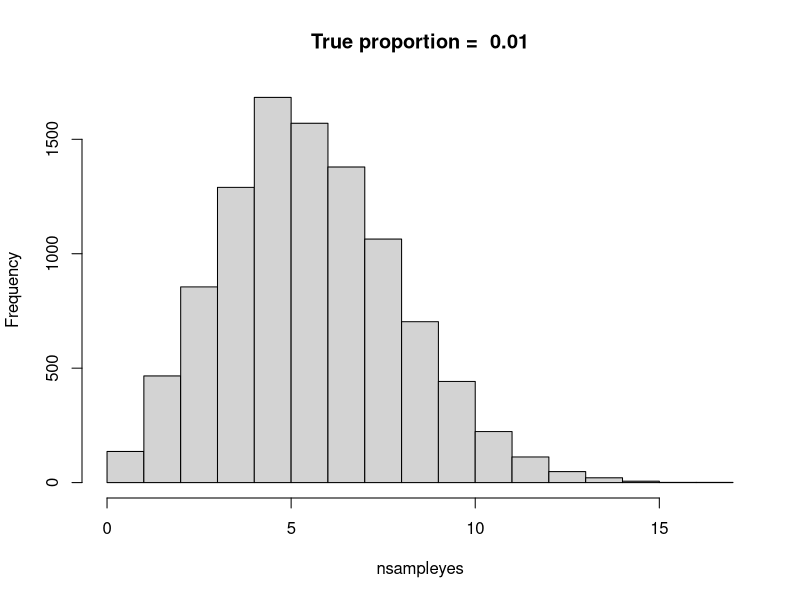
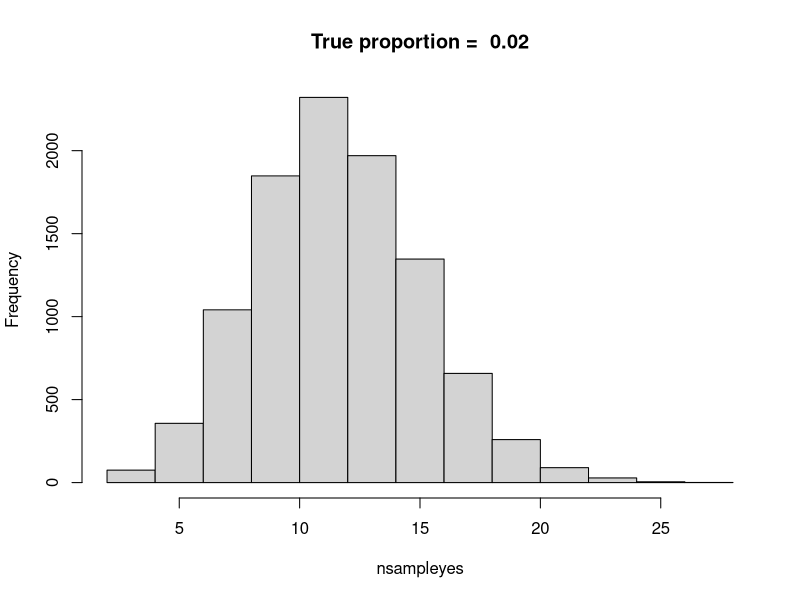
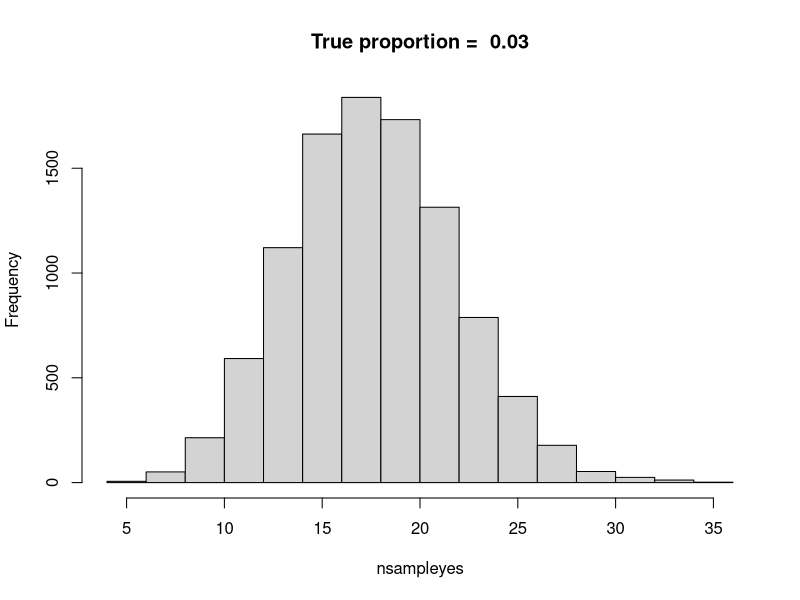
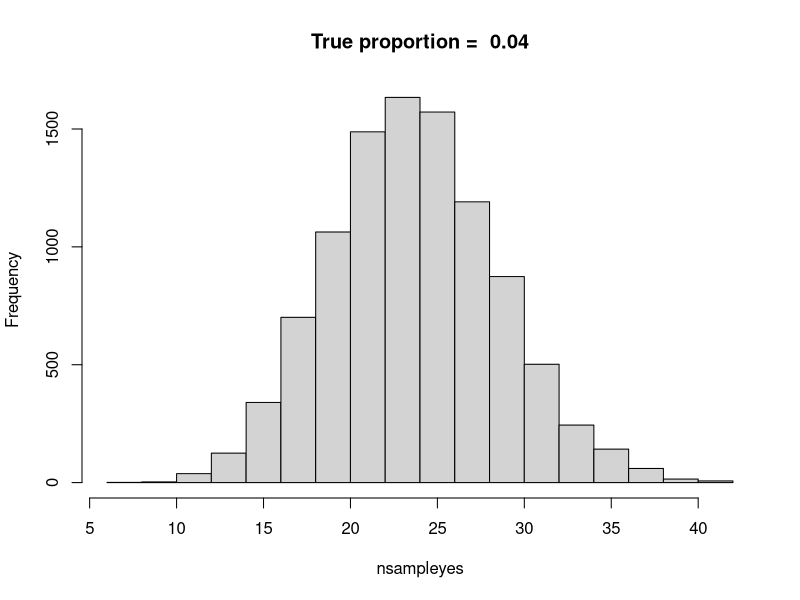
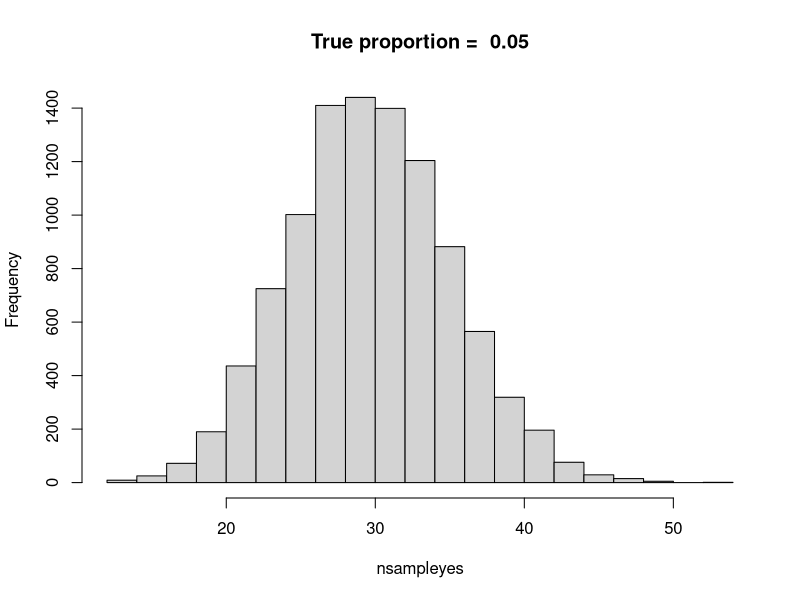
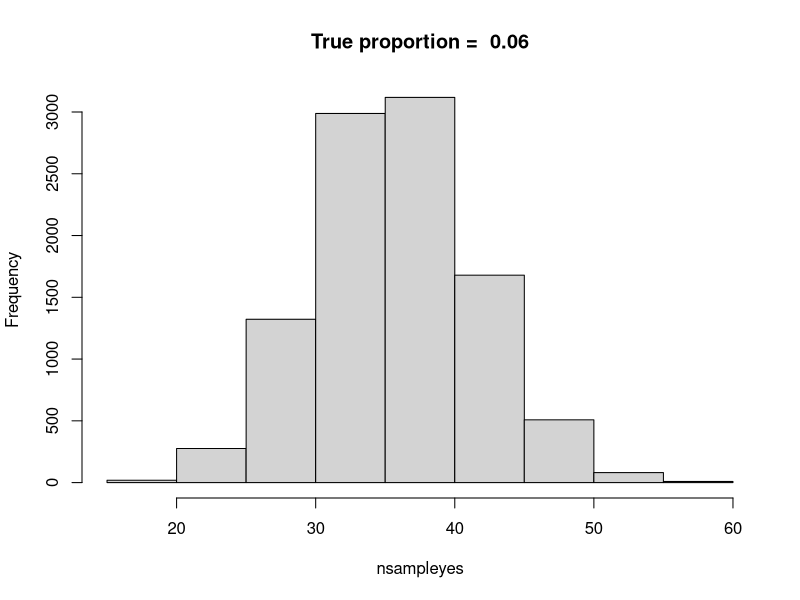
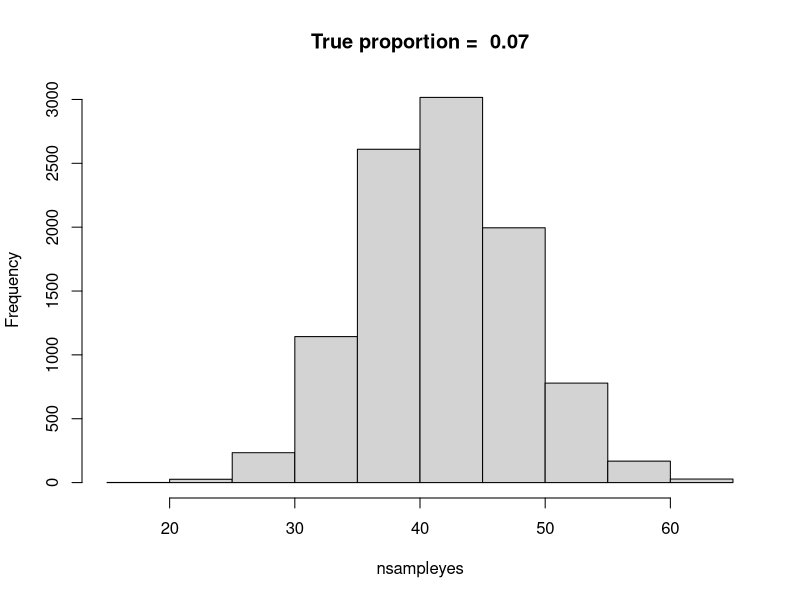
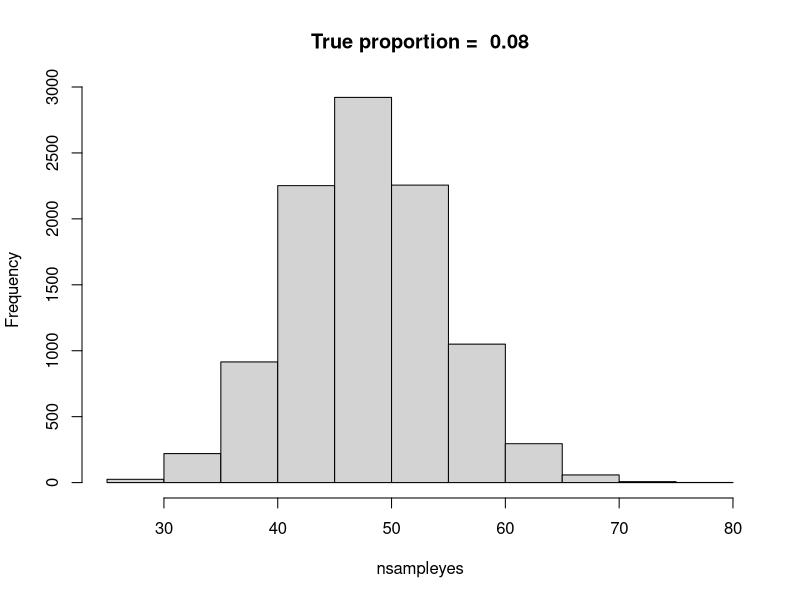

These figures' R source, in order:
nrepl=10000

nmodels=100-1
minp=0
maxp=1

alpha=.05

Npeople=225778000
nsample=603
observedyes=314


pyes=minp+(maxp-minp)*(1:nmodels)/(nmodels+1)
Kyes=round(Npeople*pyes)

pvalue=numeric(nmodels)

for (ki in 1:nmodels){
  set.seed(1231)
  nsampleyes=numeric(nrepl)
  
  for (i in 1:nrepl){
    balls=sample(Npeople,nsample)
    nsampleyes[i]=sum(balls<=Kyes[ki])
  }
  #quartz()
  hist(nsampleyes,main=paste("True proportion = ",Kyes[ki]/Npeople))

  pvalue[ki]=mean(nsampleyes<=observedyes)

}

#quartz()
plot(Kyes/Npeople,pvalue)
lines(Kyes/Npeople,rep(.025,nmodels))
lines(Kyes/Npeople,rep(.975,nmodels))

Kyes[which(pvalue<=1-alpha/2 & pvalue >= alpha/2)]/Npeople

